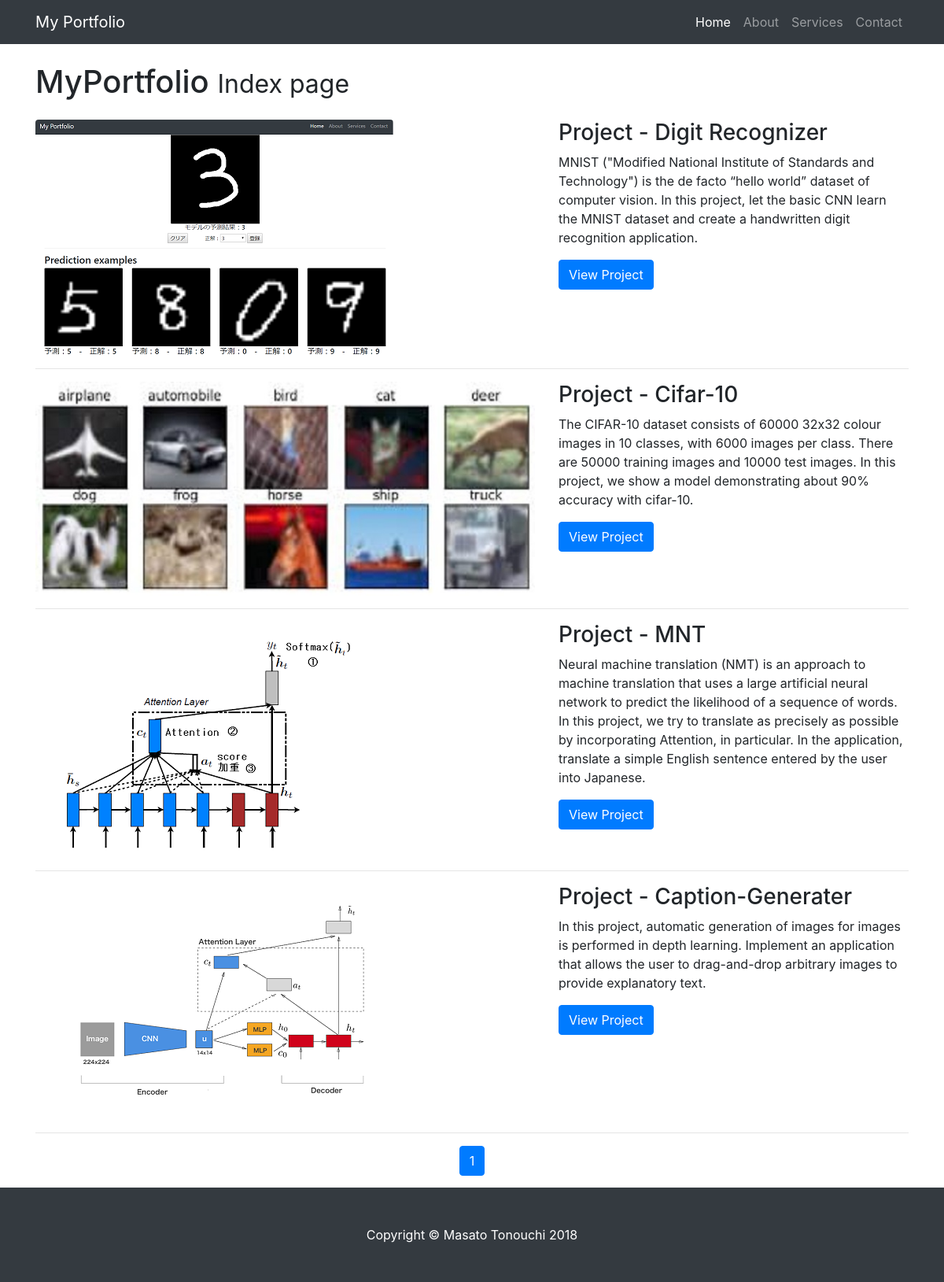
The app's page /index/ with its own data.
### index/models.py (models this page shows, shortened)
class Portfolio(models.Model):
    title = models.CharField(max_length=30)
    pub_date = models.DateTimeField('date published', null=True, blank=True)
    path = models.CharField(max_length=50, null=True, blank=True)
    image = models.CharField(max_length=50)
    description = models.CharField(max_length=400)

### index/views.py (the view)
# urls.py: path('', views.IndexView.as_view(), name='index'),
class IndexView(generic.ListView):
    model = Portfolio
    template_name = 'index/index.html'
    context_object_name = 'artifacts_list'
    paginate_by = 4

### index/templates/index/index.html (shortened to what this page needs)
{% extends 'index/base.html' %}
{% load static %}
{% block h1 %}MyPortfolio{% endblock %}
{% block date %}Index page{% endblock %}
  {% block body %}
      {% for artifact in artifacts_list %}
      <div class="row">
        <div class="col-md-7">
          <a class="project-link" href="{% url artifact.path %}">
            <img class="img-fluid rounded mb-3 mb-md-0" src="{% static artifact.image %}" alt="{{ artifact.title }}" onerror="this.src='http://placehold.it/700x300'" >
          </a>
        </div>
        <div class="col-md-5">
          <h3>Project - {{ artifact.title }}</h3>
          <p>{{ artifact.description }}</p>
          <a class="btn btn-primary" href="{% url artifact.path %}">View Project</a>
        </div>
      </div>
      <hr>
      {% endfor %}
      <nav aria-label="Page navigation">
      <ul class="pagination justify-content-center">
        {% for link_page in page_obj.paginator.page_range %}
          {% if link_page == page_obj.number %}
          <li class="page-item active">
            <a class="page-link" href="?page={{ link_page }}">
              {{ link_page }}
            </a>
          </li>
          {% else %}
          <li class="page-item">
            <a class="page-link" href="?page={{ link_page }}">
              {{ link_page }}
            </a>
          </li>
          {% endif %}
        {% endfor %}
      </ul>
      </nav>
  {% endblock %}

### records on screen
Portfolio: image (picture), title "Digit Recognizer", description "MNIST (\"Modified National Institute of Standards and Technology\") is the de facto “hello world” dataset of computer vision. In this project, let the basic CNN learn the MNIST dataset and create a handwritten digit recognition application."
Portfolio: image (picture), title "Cifar-10", description "The CIFAR-10 dataset consists of 60000 32x32 colour images in 10 classes, with 6000 images per class. There are 50000 training images and 10000 test images. In this project, we show a model demonstrating about 90% accuracy with cifar-10."
Portfolio: image (picture), title "MNT", description "Neural machine translation (NMT) is an approach to machine translation that uses a large artificial neural network to predict the likelihood of a sequence of words. In this project, we try to translate as precisely as possible by incorporating Attention, in particular. In the application, translate a simple English sentence entered by the user into Japanese."
Portfolio: image (picture), title "Caption-Generater", description "In this project, automatic generation of images for images is performed in depth learning. Implement an application that allows the user to drag-and-drop arbitrary images to provide explanatory text."

### other values on screen
{{ link_page }} "1"
